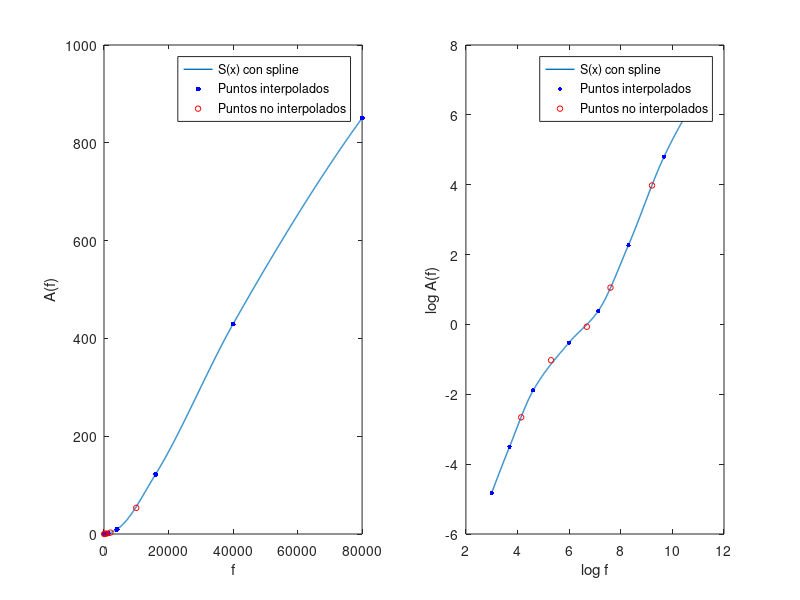

Recreate this plot in MATLAB.
%Introducimos valores para interpolar
f=[20,40,100,400,1250,4000,16000,40000,80000];
A=[0.008,0.03,0.151,0.592,1.477,9.618,122.278,429.31,850.536];
f_log=log(f); A_log=log(A);
%Introducimos adicionalmente los puntos no interpolados
f_r=[63,200,800,2000,10000]; A_r=[0.07,0.359,0.935,2.87,53.478];
f_r_log=log(f_r); A_r_log=log(A_r);
%Interpolamos cada serie de datos usando spline ó pchip (OPCIONAL)
% pp_1=spline(f,A); pp_pchip_1=pchip(f,A);
% pp_2=spline(f_log,A_log); pp_pchip_2=pchip(f_log,A_log);
pp_1=pchip(f,A); pp_pchip_1=pchip(f,A);
pp_2=pchip(f_log,A_log); pp_pchip_2=pchip(f_log,A_log);

%Graficamos los resultados normales
subplot(1,2,1);
x=f(1):(f(9)-f(1))/1000:f(9);
y=ppval(pp_1,x);
plot(x,y,'linewidth',1); hold on;
plot(f(1:9),A(1:9),'b.','markersize',12);
plot(f_r(1:5),A_r(1:5),'ro','markersize',4);
legend('S(x) con spline','Puntos interpolados','Puntos no interpolados');
xlabel('f'); ylabel('A(f)');

%Graficamos los resultados en escala logaritmica
subplot(1,2,2);
x=f_log(1):(f_log(9)-f_log(1))/1000:f_log(9);
y=ppval(pp_2,x);
plot(x,y,'linewidth',1); hold on;
plot(f_log(1:9),A_log(1:9),'b.','markersize',10);
plot(f_r_log(1:5),A_r_log(1:5),'ro','markersize',4);
legend('S(x) con spline','Puntos interpolados','Puntos no interpolados');
xlabel('log f'); ylabel('log A(f)');

%Calculamos el error de interpolación en los puntos no interpolados
error_acum_normal=sum(abs(A_r-ppval(pp_1,f_r)));
error_acum_log=sum(abs(A_r_log-ppval(pp_2,f_r_log)));
disp('Errores absolutos acumulados para escala normal y logaritmica:');
disp(error_acum_normal); disp(error_acum_log);